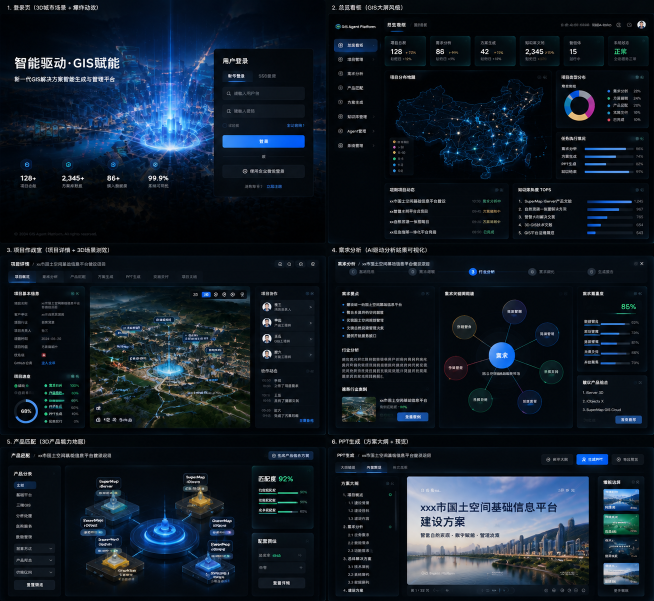
#> input picture docs/reference/ui-design-board.png, 1308 x 1202 px (shown at 1/2 size)
$ python compose-design-qa.py
#> lines starting #> are read from the running program, lines starting #| are printed output that depends on the picture; pictures that were not available may be replaced by others from this repository, and a replacement may not be noted
from pathlib import Path
from PIL import Image, ImageDraw

ROOT = Path(__file__).resolve().parents[1]
SOURCE = ROOT / "docs" / "reference" / "ui-design-board.png"
OUT = ROOT / "design-qa-artifacts"

mapping = [
    ("login", 0, 0, "01-login.png"),
    ("dashboard", 1, 0, "02-dashboard.png"),
    ("project-overview", 0, 1, "03-project-overview.png"),
    ("requirements", 1, 1, "04-requirements.png"),
    ("product-match", 0, 2, "05-product-match.png"),
    ("proposal", 1, 2, "07-proposal.png"),
]

source = Image.open(SOURCE).convert("RGB")
#> source is the input picture: PIL image 1308x1202 RGB; mean R, G, B 18.7, 28.9, 40
half = source.width // 2
#> half = 654
third = source.height // 3
#> third = 400
pane_w, pane_h, label_h = 720, 512, 28

def contain(image: Image.Image, width: int, height: int) -> Image.Image:
    copy = image.copy()
    copy.thumbnail((width, height), Image.Resampling.LANCZOS)
    canvas = Image.new("RGB", (width, height), "#02070d")
    canvas.paste(copy, ((width - copy.width) // 2, (height - copy.height) // 2))
    return canvas

for name, col, row, implementation_name in mapping:
    crop = source.crop((col * half, row * third, (col + 1) * half, (row + 1) * third))
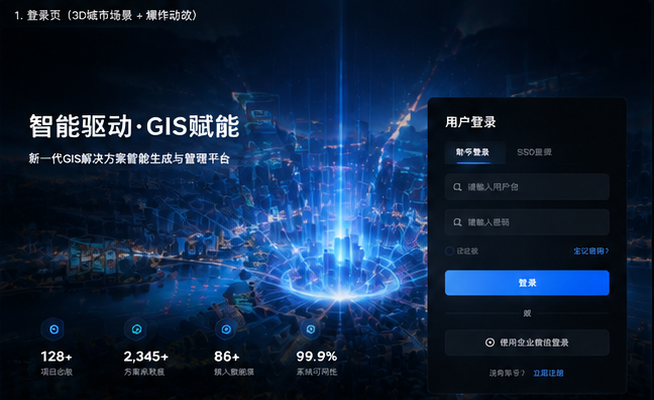
#> crop: PIL image 654x400 RGB; mean R, G, B 17, 36.4, 62.6
    implementation = Image.open(OUT / implementation_name).convert("RGB")
    result = Image.new("RGB", (pane_w * 2, pane_h + label_h), "#02070d")
    result.paste(contain(crop, pane_w, pane_h), (0, label_h))
#> in contain, `canvas.paste(copy, ((width - copy.width) // 2, (height - copy.height) ..`:
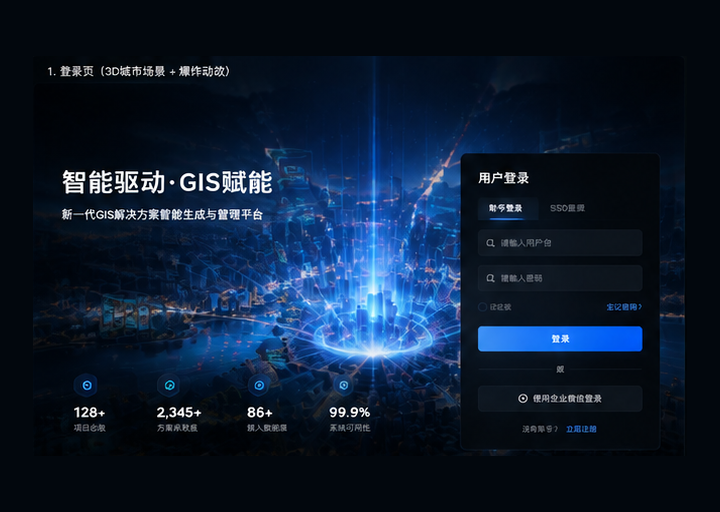
#> canvas: PIL image 720x512 RGB; mean R, G, B 12.6, 27.9, 48.2
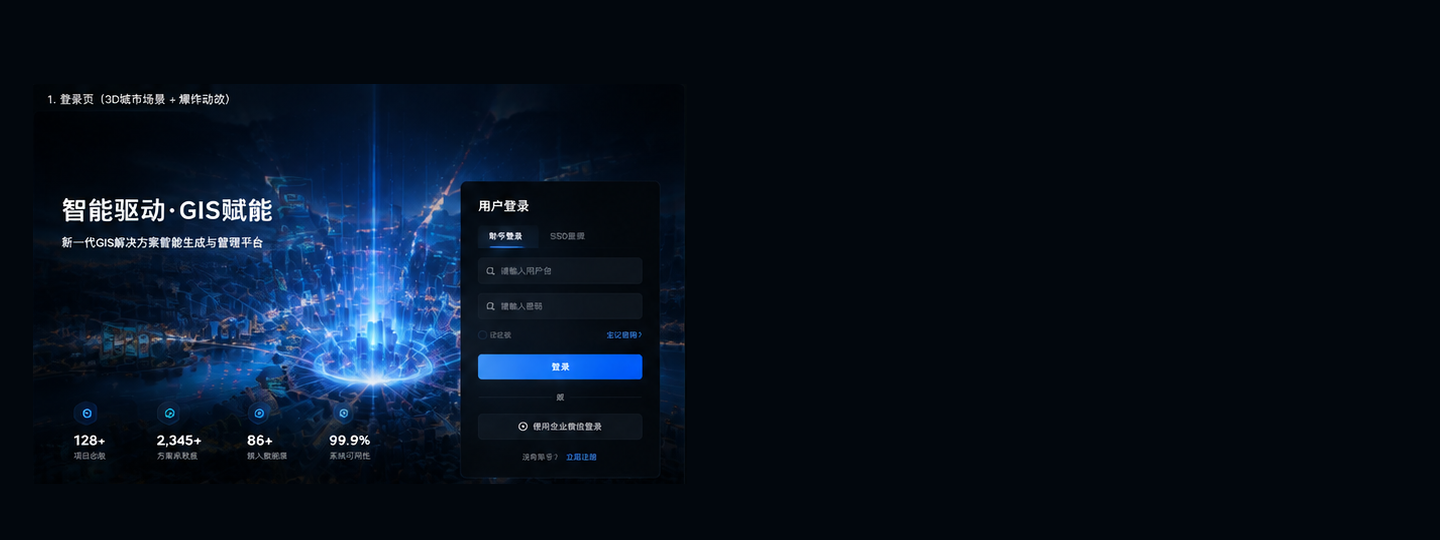
#> result: PIL image 1440x540 RGB; mean R, G, B 7, 16.9, 29.7
    result.paste(contain(implementation, pane_w, pane_h), (pane_w, label_h))
#> call 2 of contain, with width = 720, height = 512
#> in contain (call 2), `copy.thumbnail((width, height), Image.Resampling.LANCZOS)`:
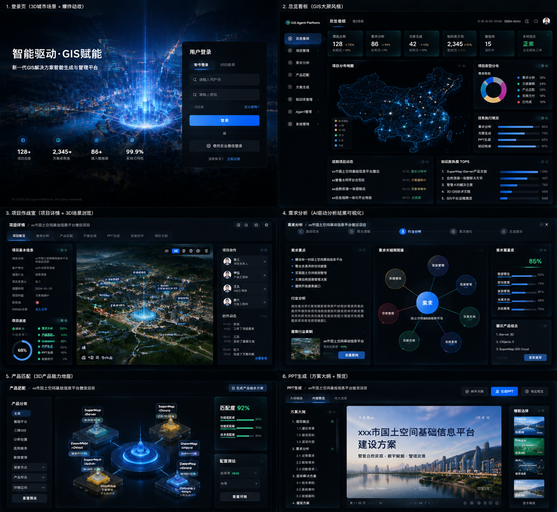
#> copy: PIL image 557x512 RGB; mean R, G, B 18.8, 29, 40
#> in contain (call 2), `canvas.paste(copy, ((width - copy.width) // 2, (height - copy.height) ..`:
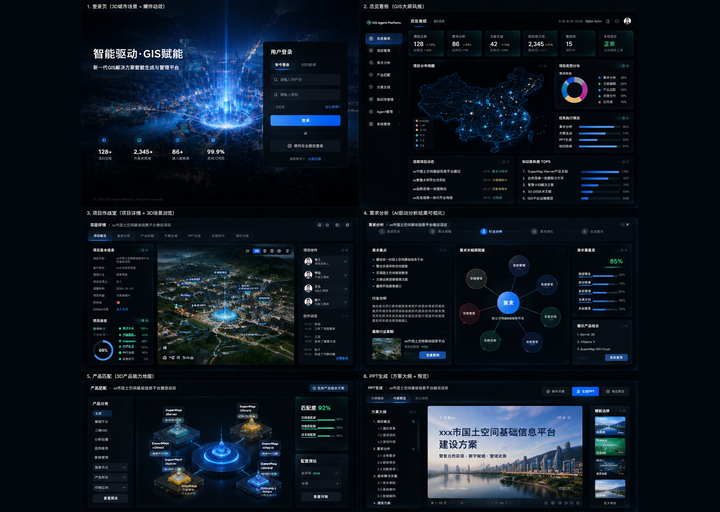
#> canvas: PIL image 720x512 RGB; mean R, G, B 15, 24, 33.9
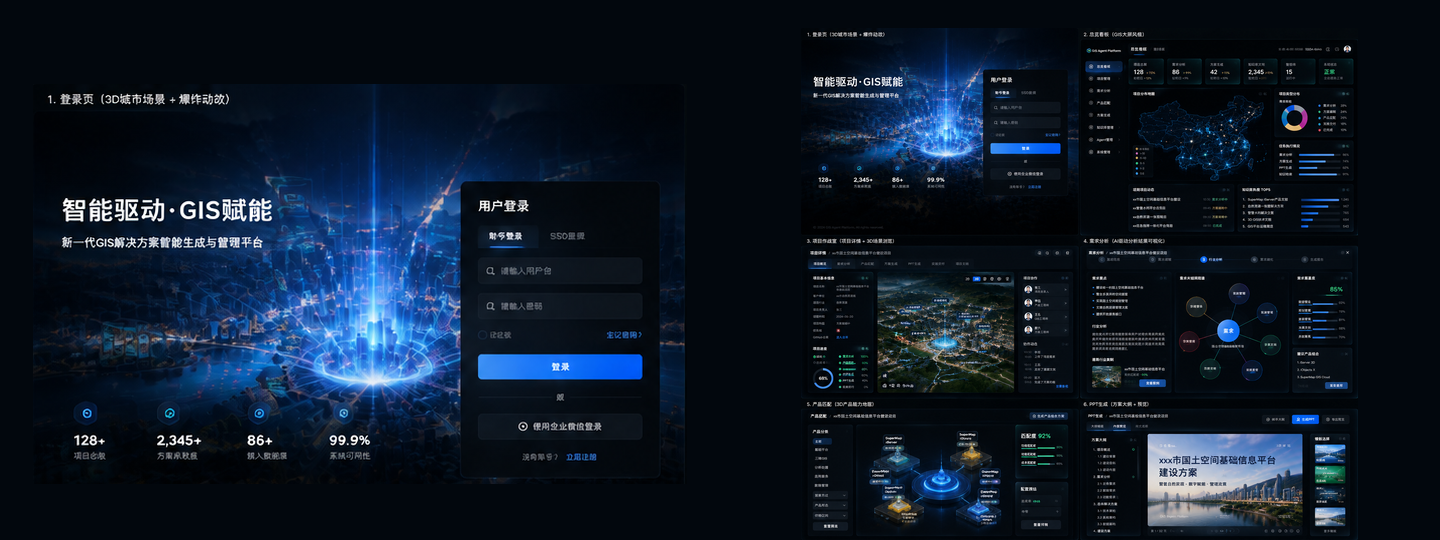
#> result: PIL image 1440x540 RGB; mean R, G, B 13.2, 24.9, 39.6
    draw = ImageDraw.Draw(result)
    draw.text((12, 7), "SOURCE DESIGN", fill="#7bdcff")
    draw.text((pane_w + 12, 7), "IMPLEMENTATION", fill="#7bdcff")
    draw.line((pane_w, 0, pane_w, pane_h + label_h), fill="#1d5d85", width=2)
    result.save(OUT / f"compare-{name}.png", quality=92)
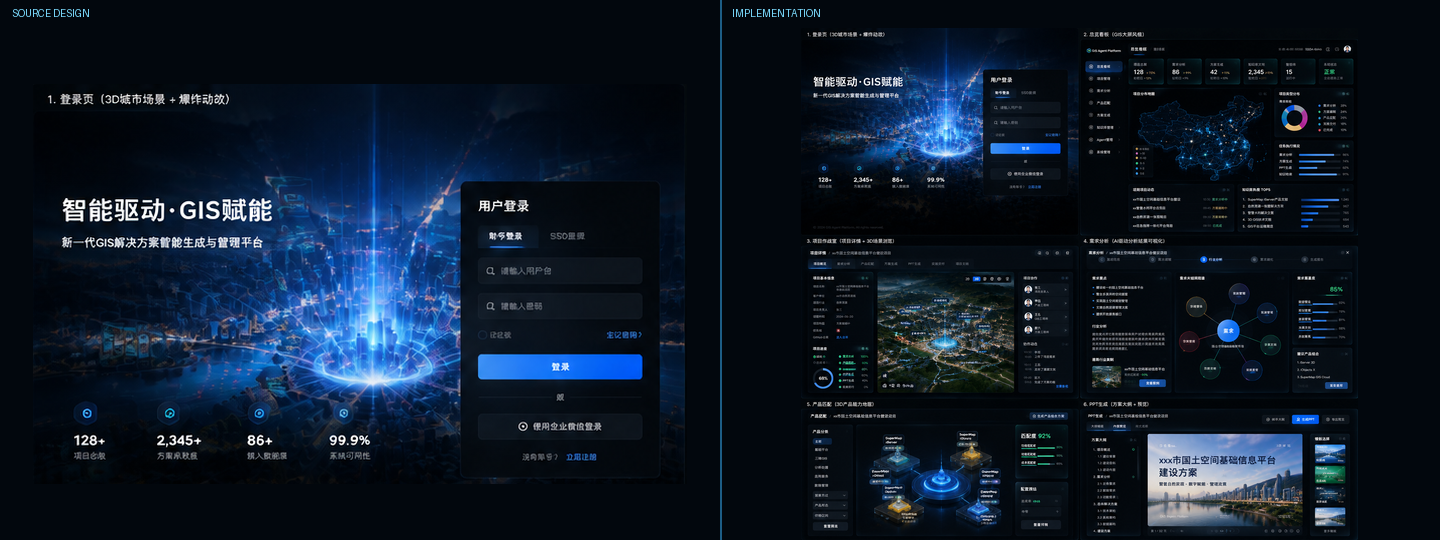
#> saved as compare-login.png: PIL image 1440x540 RGB; mean R, G, B 13.3, 25.2, 39.9
#> (the run stopped early here; a loop or call above may not have finished)
